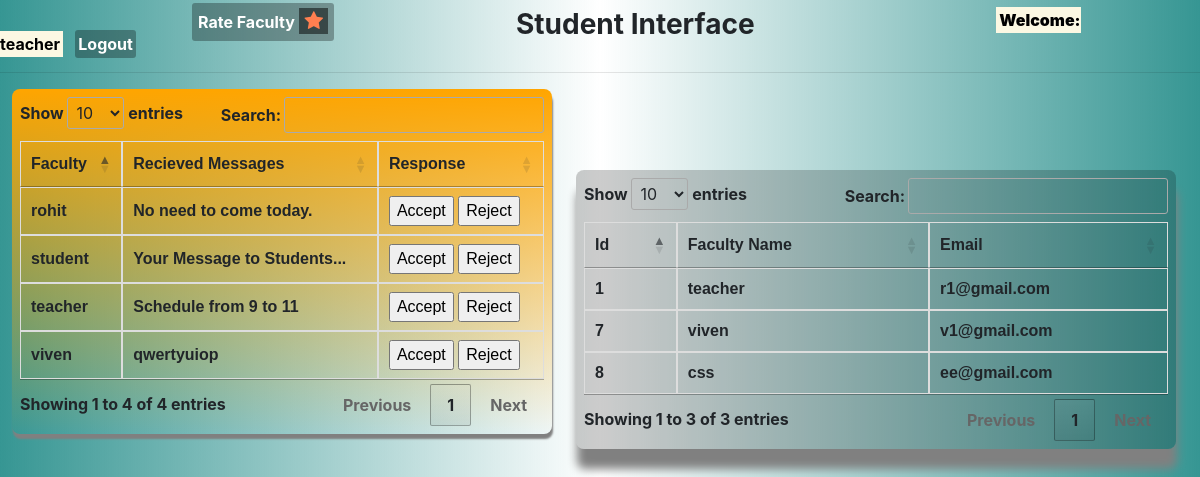
The app's page /student_home.php (signed in) with its own data.
### tables this page shows
CREATE TABLE `notify` (
  `id` int(50) NOT NULL,
  `fromteacher` varchar(50) NOT NULL,
  `msg` varchar(50) NOT NULL
);

CREATE TABLE `teacher` (
  `id` int(30) NOT NULL,
  `name` varchar(50) NOT NULL,
  `email` varchar(50) NOT NULL,
  `password` varchar(50) NOT NULL
);

### student_home.php (the view, shortened to what this page needs)
<!DOCTYPE html>
<html>
<head>
	<link rel="stylesheet" href="https://maxcdn.bootstrapcdn.com/bootstrap/4.3.1/css/bootstrap.min.css">
	<link rel="stylesheet" type="text/css" href="https://cdn.datatables.net/1.10.20/css/jquery.dataTables.css">
	<link rel="stylesheet" href="https://cdnjs.cloudflare.com/ajax/libs/font-awesome/4.7.0/css/font-awesome.min.css">
</head>
<body>
	<?php
	echo "<span style='position:absolute; margin-left:16%;'>";
	echo "<a id='notify'  data-toggle='modal' data-target='#myModalrate'><b>Rate Faculty</b>  <i class='fa fa-star' aria-hidden='true' style='color: coral; font-size: 20px;  background-color: rgba(0,0,0,0.5); padding: 3px 5px;'></i></a>";
	echo "</span>";
	echo "	<center><h3><b><span style='position:absolute;  margin-left:-7%; '>Student Interface</span?</b></h3></center>";
	echo "<span style='position:; margin-left: 83%; '>";
	echo "<mark><b>Welcome: </b>" .$_SESSION["user"]."</mark>";
	echo "</span>";
	echo "<span style='position:relative; margin-left: 1%;'>";
	echo "<a href='logout.php' id='dest'>Logout</a>";
	echo "</span>";
	?>
	<hr>
	<?php $conn=mysqli_connect("localhost","root","Toor@123","Msystem");
	$sql="select fromteacher, msg from notify";
	$result=mysqli_query($conn,$sql);
	?>
	<div style="width: 45%; position:; margin-top:%; padding: 8px; margin-left:1%; background:linear-gradient(to bottom,orange, transparent); border-radius: 8px; box-shadow:1px 5px 2px grey;">
		<table id="myTablestudent">
			<thead>
				<tr>
					<th>Faculty</th>
					<th>Recieved Messages</th>
					<th>Response</th>
				</tr>
			</thead>
			<tbody>
				<?php
				foreach ($result as $row)
				{
					?>
					<tr>
						<td><?php echo $row['fromteacher']?></td>
						<td><?php echo $row['msg']?></td>
						<td id="formid">
							<form action="status.php"  method="POST" >
								<input type="submit"  onclick="accepted()" value="Accept" name="accept" id="acceptid">
								<input type="submit"  onclick="rejected()" value="Reject" name="reject" id="rejectid">
							</form>
						</td>
						<?php
					}
					?>
				</tbody>
			</table>
		</div>
		<?php $conn=mysqli_connect("localhost","root","Toor@123","Msystem");
		$sql="select id, name, email from teacher";
		$result=mysqli_query($conn,$sql);
		?>
		<div style="width: 50%; margin-left: 48%; margin-top: -22%; padding: 8px; background-color:rgba(0,0,0,0.2); border-radius: 8px; box-shadow:1px 20px 10px grey; position: absolute;">
			<table id="myTable">
				<thead>
					<tr>
						<th>Id</th>
						<th>Faculty Name</th>
						<th>Email</th>
					</tr>
				</thead>
				<tbody>
					<?php
					foreach ($result as $row)
					{
						?>
						<tr>
							<td><?php echo $row['id']?></td>
							<td><?php echo $row['name']?></td>
							<td><?php echo $row['email']?></td>
							<?php
						}
						?>
					</tbody>
				</table>
			</div>
							</body>
							</html>

### student_home.php (style rules this page uses)
body { background: linear-gradient(to right,#369693,transparent,#369693); }
#dest { text-decoration: none; color: black; background-color: rgba(0,0,0,0.3); padding: 4px 3px; border-radius: 3px; color: white; font-style: bolder; }
table { font-family: arial, sans-serif; border-collapse: collapse; width: 100%; }
td, th { border: 1px solid #dddddd; text-align: left; padding: 8px; }
tr:nth-child(even) { background-color: #dddddd; }
#notify { text-decoration: none; background-color: rgba(0,0,0,0.3); padding: 9px 6px; border-radius: 3px; color: white; font-style: bolder; }

### records on screen
notify: fromteacher "teacher", msg "Schedule from 9 to 11"
notify: fromteacher "viven", msg "qwertyuiop"
notify: fromteacher "rohit", msg "No need to come today."
notify: fromteacher "student", msg "Your Message to Students..."
teacher: id "1", name "teacher", email "r1@gmail.com"
teacher: id "7", name "viven", email "v1@gmail.com"
teacher: id "8", name "css", email "ee@gmail.com"

### other values on screen
$_SESSION["user"] "teacher"
